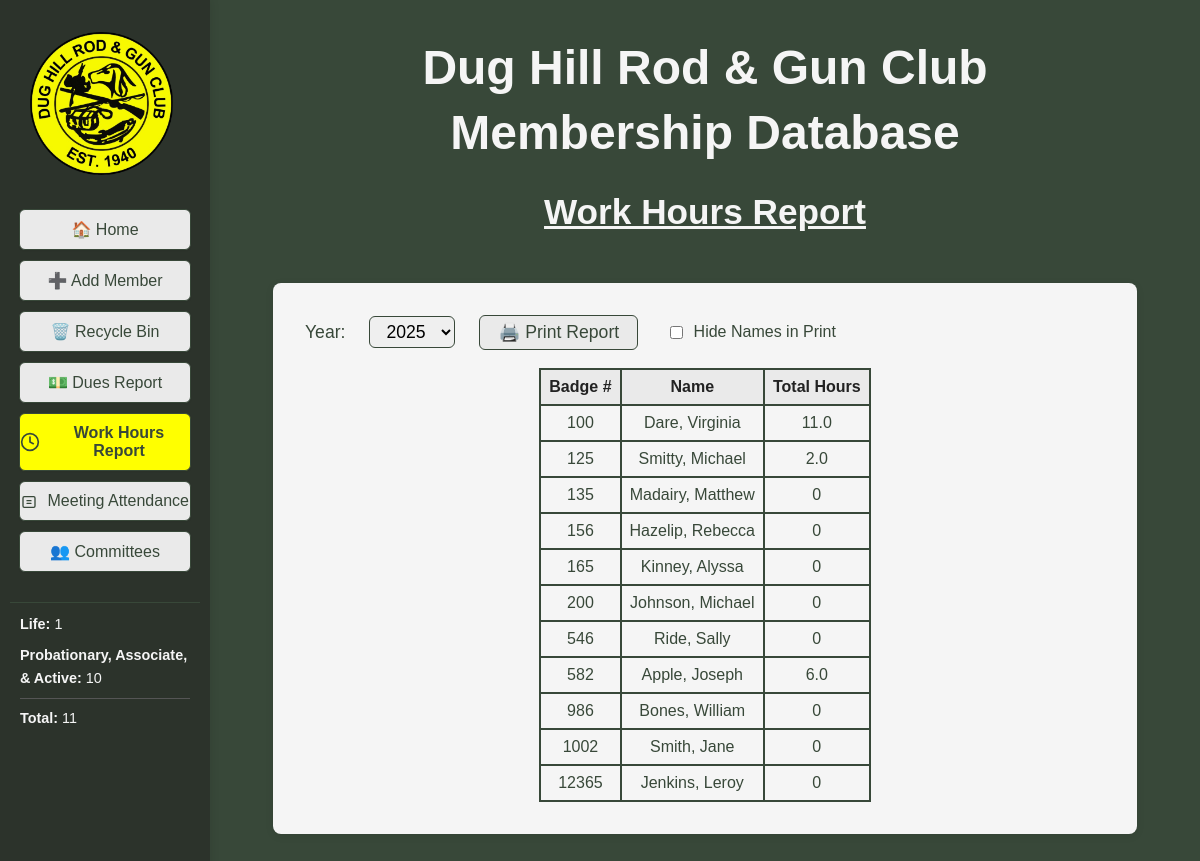
The page /work_hours_report on the database its author committed.
### tables this page shows
CREATE TABLE members (
                id INTEGER PRIMARY KEY AUTOINCREMENT,
                badge_number TEXT,
                membership_type TEXT,
                first_name TEXT,
                last_name TEXT,
                dob TEXT,
                email TEXT,
                phone TEXT,
                address TEXT,
                city TEXT,
                state TEXT,
                zip TEXT,
                join_date TEXT,
                email2 TEXT,
                sponsor TEXT,
                card_internal TEXT,
                card_external TEXT,
                deleted INTEGER DEFAULT 0
            , phone2 TEXT, waiver INTEGER DEFAULT 0, middle_name TEXT DEFAULT '', nickname TEXT DEFAULT '', suffix TEXT DEFAULT '', deleted_on TEXT);

### DH_DB_Webapp/app.py (the view)
@app.route('/work_hours_report')
def work_hours_report():
	year = request.args.get('year')
	if year:
		start_date = f"{year}-01-01"
		end_date = f"{year}-12-31"
	else:
		now = datetime.datetime.now()
		year = now.year
		start_date = f"{year}-01-01"
		end_date = f"{year}-12-31"
	work_hours = database.get_work_hours_report(start_date=start_date, end_date=end_date)
	years = database.get_dues_years()  # reuse dues years for dropdown
	now = datetime.datetime.now()
	member_stats = get_member_stats()
	return render_template('work_hours_report.html', work_hours=work_hours, years=years, selected_year=year, now=now, active_page='work_hours_report', member_stats=member_stats)

### DH_DB_Webapp/app.py (called while the page is built)
def get_member_stats():
	all_members = database.get_all_members()
	life_count = len([m for m in all_members if m['membership_type'] == 'Life'])
	voting_count = len([m for m in all_members if m['membership_type'] in ['Probationary', 'Associate', 'Active']])
	total_count = len(all_members)
	return {
		'life_members': life_count,
		'voting_members': voting_count,
		'total_members': total_count
	}

### DH_DB_Webapp/database.py (called while the page is built)
def get_work_hours_report(start_date=None, end_date=None):
    conn = get_connection()
    c = conn.cursor()
    query = """
        SELECT m.badge_number, m.first_name, m.last_name,
               IFNULL(SUM(w.hours), 0) as total_hours, m.id
        FROM members m
        LEFT JOIN work_hours w ON m.id = w.member_id
        WHERE m.deleted = 0
    """
    params = []
    if start_date:
        query += " AND (w.date >= ? OR w.date IS NULL)"
        params.append(start_date)
    if end_date:
        query += " AND (w.date <= ? OR w.date IS NULL)"
        params.append(end_date)
    query += " GROUP BY m.id ORDER BY CAST(m.badge_number AS INTEGER), m.last_name, m.first_name"
    c.execute(query, params)
    rows = c.fetchall()
    conn.close()
    return rows

def get_dues_years():
    conn = get_connection()
    c = conn.cursor()
    c.execute("SELECT DISTINCT strftime('%Y', payment_date) as year FROM dues ORDER BY year DESC")
    years = [row['year'] for row in c.fetchall() if row['year']]
    conn.close()
    return years

def get_connection():
	conn = sqlite3.connect(DB_NAME)
	conn.row_factory = sqlite3.Row
	return conn

def get_all_members():
	conn = get_connection()
	c = conn.cursor()
	c.execute("SELECT * FROM members WHERE deleted=0 ORDER BY CAST(badge_number AS INTEGER), last_name, first_name")
	rows = c.fetchall()
	conn.close()
	return rows

### DH_DB_Webapp/templates/work_hours_report.html (shortened to what this page needs)
<!DOCTYPE html>
<html>
<head>
</head>
<body style="background-color:#384839; font-family:Arial, Helvetica, sans-serif;">
    <div style="display:flex; flex-direction:column; align-items:center;">
    <div class="side-menu" style="position:fixed; top:0; left:0; height:100vh; width:210px; background-color:#2c332b; display:flex; flex-direction:column; align-items:center; padding-top:120px; z-index:100; box-shadow:2px 0 8px rgba(0,0,0,0.08);">
            <img src="{{ url_for('static', filename='Main_Logo-removebg-preview.png') }}" alt="Main Logo" style="height:143px; margin-top:-88px; margin-left:-8px; margin-bottom:34px;">
            <a href="{{ url_for('index') }}" class="{{ 'active-menu' if active_page == 'home' else '' }}" style="width:170px; display:inline-block; padding:10px 0; margin-bottom:10px; border-radius:6px; border:1px solid #384839; background-color:#eaeaea; color:#384839; text-decoration:none; font-weight:{{ 'bold' if active_page == 'home' else 'normal' }}; font-size:1em; font-family:Arial, Helvetica, sans-serif; box-shadow:0 1px 2px rgba(0,0,0,0.04); text-align:center;">🏠 Home</a>
            <a href="javascript:void(0);" onclick="openModal('addMemberModal')" style="width:170px; display:inline-block; padding:10px 0; margin-bottom:10px; border-radius:6px; border:1px solid #384839; background-color:#eaeaea; color:#384839; text-decoration:none; font-weight:normal; font-size:1em; font-family:Arial, Helvetica, sans-serif; box-shadow:0 1px 2px rgba(0,0,0,0.04); text-align:center;">➕ Add Member</a>
            <a href="{{ url_for('recycle_bin') }}" class="{{ 'active-menu' if active_page == 'recycle_bin' else '' }}" style="width:170px; display:inline-block; padding:10px 0; margin-bottom:10px; border-radius:6px; border:1px solid #384839; background-color:#eaeaea; color:#384839; text-decoration:none; font-weight:{{ 'bold' if active_page == 'recycle_bin' else 'normal' }}; font-size:1em; font-family:Arial, Helvetica, sans-serif; box-shadow:0 1px 2px rgba(0,0,0,0.04); text-align:center;">🗑️ Recycle Bin</a>
            <a href="{{ url_for('dues_report') }}" class="{{ 'active-menu' if active_page == 'dues_report' else '' }}" style="width:170px; display:inline-block; padding:10px 0; margin-bottom:10px; border-radius:6px; border:1px solid #384839; background-color:#eaeaea; color:#384839; text-decoration:none; font-weight:{{ 'bold' if active_page == 'dues_report' else 'normal' }}; font-size:1em; font-family:Arial, Helvetica, sans-serif; box-shadow:0 1px 2px rgba(0,0,0,0.04); text-align:center;">💵 Dues Report</a>
            <a href="{{ url_for('work_hours_report') }}" class="{{ 'active-menu' if active_page == 'work_hours_report' else '' }}" style="width:170px; display:flex; align-items:center; gap:8px; padding:10px 0; margin-bottom:10px; border-radius:6px; border:1px solid #384839; background-color:#eaeaea; color:#384839; text-decoration:none; font-weight:{{ 'bold' if active_page == 'work_hours_report' else 'normal' }}; font-size:1em; font-family:Arial, Helvetica, sans-serif; box-shadow:0 1px 2px rgba(0,0,0,0.04); text-align:center;"><img src="{{ url_for('static', filename='icon_work_hours.svg') }}" alt="Work Hours" style="height:20px; vertical-align:middle;"> Work Hours Report</a>
            <a href="{{ url_for('meeting_attendance_report') }}" class="{{ 'active-menu' if active_page == 'meeting_attendance_report' else '' }}" style="width:170px; display:inline-block; padding:10px 0; margin-bottom:10px; border-radius:6px; border:1px solid #384839; background-color:#eaeaea; color:#384839; text-decoration:none; font-weight:{{ 'bold' if active_page == 'meeting_attendance_report' else 'normal' }}; font-size:1em; font-family:Arial, Helvetica, sans-serif; box-shadow:0 1px 2px rgba(0,0,0,0.04); text-align:center;">
                <img src="{{ url_for('static', filename='icon_attendance.svg') }}" alt="Attendance" style="height:1em; vertical-align:middle; margin-right:6px;"> Meeting Attendance
            </a>
            <a href="{{ url_for('committees') }}" class="{{ 'active-menu' if active_page == 'committees' else '' }}" style="width:170px; display:inline-block; padding:10px 0; margin-bottom:10px; border-radius:6px; border:1px solid #384839; background-color:#eaeaea; color:#384839; text-decoration:none; font-weight:{{ 'bold' if active_page == 'committees' else 'normal' }}; font-size:1em; font-family:Arial, Helvetica, sans-serif; box-shadow:0 1px 2px rgba(0,0,0,0.04); text-align:center;">👥 Committees</a>
            <div style="width:170px; margin-top:20px; padding:10px; border-top:1px solid #384839;">
                <div style="color:#f5f5f5; font-size:0.9em; line-height:1.6; text-align:left;">
                    <div style="margin-bottom:8px;"><strong>Life:</strong> {{ member_stats.life_members }}</div>
                    <div style="margin-bottom:8px;"><strong>Probationary, Associate, & Active:</strong> {{ member_stats.voting_members }}</div>
                    <div style="border-top:1px solid #555; padding-top:8px;"><strong>Total:</strong> {{ member_stats.total_members }}</div>
                </div>
            </div>
        </div>
            </div>
        <div class="main-content" style="flex:1; margin-left:210px; display:flex; flex-direction:column; align-items:center;">
            <div style="display:flex; flex-direction:row; justify-content:center; margin-bottom:20px; width:100%;">
                <div style="text-align:center; width:100%;">
                    <h1 style="margin-bottom:0.2em; color:#f5f5f5; font-size:3em;">Dug Hill Rod & Gun Club</h1>
                    <h1 style="margin-top:0.2em; color:#f5f5f5; font-size:3em;">Membership Database</h1>
                    <h2 style="font-size:2.2em; margin-bottom:0.2em; margin-top:0; text-align:center; color:#f5f5f5; font-family:Arial, Helvetica, sans-serif; font-weight:bold; text-decoration:underline;">Work Hours Report</h2>
                </div>
            </div>
            <div style="background-color:#f5f5f5; border-radius:8px; padding:32px; min-width:400px; min-height:200px; box-shadow:0 2px 8px rgba(0,0,0,0.08); margin-bottom:40px; margin-top:24px; width:100%; max-width:800px;">
                <form method="get" action="{{ url_for('work_hours_report') }}" style="margin-bottom:18px; display:inline-flex; align-items:center; gap:16px;">
                    <label for="year" style="font-size:1.1em; color:#384839; margin-right:8px;">Year:</label>
                    <select name="year" id="year" onchange="this.form.submit()" style="font-size:1.1em; padding:4px 12px; border-radius:6px; border:1px solid #384839;">
                        {% for y in years %}
                        {% if y != 'All' and y != 'all' %}
                        <option value="{{ y }}" {% if selected_year == y %}selected{% endif %}>{{ y }}</option>
                        {% endif %}
                        {% endfor %}
                    </select>
                    <button type="button" class="print-btn" onclick="printReport()" style="padding:6px 18px; font-size:1.1em; border-radius:6px; border:1px solid #384839; background-color:#eaeaea; color:#384839; cursor:pointer; margin-left:8px;">🖨️ Print Report</button>
                    <label class="hide-names-label" style="font-size:1em; color:#384839; margin-left:12px;">
                        <input type="checkbox" id="hideNamesPrint" style="margin-right:6px; vertical-align:middle;" onclick="toggleHideNames()"> Hide Names in Print
                    </label>
                </form>
                <div style="display: flex; justify-content: center; align-items: center; width: 100%;">
                    <table id="workHoursTable" class="print-table" style="width:auto; max-width:700px; border-collapse:collapse; margin-left:auto; margin-right:auto;">
                        <thead>
                        <tr style="background:#eaeaea; color:#222;">
                            <th id="th0" style="padding:8px; border:2px solid #384839; cursor:pointer; text-align:center;" onclick="sortTable(0)">Badge # </th>
                            <th id="th1" class="name-col" style="padding:8px; border:2px solid #384839; cursor:pointer;" onclick="sortTable(1)">Name </th>
                            <th id="th2" style="padding:8px; border:2px solid #384839; cursor:pointer; text-align:center;" onclick="sortTable(2)">Total Hours </th>
                        </tr>
                        </thead>
                        <tbody id="workHoursBody">
                        {% for wh in work_hours %}
                        <tr data-member-id="{{ wh[4] }}" style="cursor:pointer;" onclick="window.location='{{ url_for('member_details', member_id=wh[4]) }}?tab=work_hours'">
                            <td style="padding:8px; border:2px solid #384839; text-align:center; color:#384839;">{{ wh[0] }}</td>
                            <td class="name-col" style="padding:8px; border:2px solid #384839; color:#384839;">{{ wh[2] }}, {{ wh[1] }}</td>
                            <td style="padding:8px; border:2px solid #384839; text-align:center; color:#384839;">{{ wh[3] }}</td>
                        </tr>
                        {% endfor %}
                        </tbody>
                    </table>
                </div>
            </div>
        </div>
</body>
</html>

### DH_DB_Webapp/templates/work_hours_report.html (style rules this page uses)
.active-menu { background-color: rgb(255,255,0) !important; }
body { background-color: #384839; font-family: Arial, Helvetica, sans-serif; }
.main-content { margin-left:210px; display:flex; flex-direction:column; align-items:center; }
table { width:100%; max-width:700px; margin-left:auto; margin-right:auto; border-collapse:collapse; background:#f5f5f5; }
#workHoursTable { width:auto !important; max-width:900px !important; }
th, td { border:2px solid #384839; padding:8px; text-align:center; }
th { background:#eaeaea; color:#222; cursor:pointer; }
.print-btn { margin-left:8px; padding:6px 18px; font-size:1.1em; border-radius:6px; border:1px solid #384839; background-color:#eaeaea; color:#384839; cursor:pointer; }
.hide-names-label { font-size:1em; color:#384839; margin-left:12px; }

### rows shown on the page
members: badge_number "100", last_name "Dare", first_name "Virginia", wh "11.0"
members: badge_number "125", last_name "Smitty", first_name "Michael", wh "2.0"
members: badge_number "135", last_name "Madairy", first_name "Matthew", wh "0"
members: badge_number "156", last_name "Hazelip", first_name "Rebecca", deleted "0"
members: badge_number "165", last_name "Kinney", first_name "Alyssa", wh "0"
members: badge_number "200", last_name "Johnson", first_name "Michael", deleted "0"
members: badge_number "546", last_name "Ride", first_name "Sally", deleted "0"
members: badge_number "582", last_name "Apple", first_name "Joseph", wh "6.0"
members: badge_number "986", last_name "Bones", first_name "William", deleted "0"
members: badge_number "1002", last_name "Smith", first_name "Jane", deleted "0"
members: badge_number "12365", last_name "Jenkins", first_name "Leroy", wh "0"

### other values the page prints
{{ member_stats.life_members }} "1"
{{ member_stats.voting_members }} "10"
{{ member_stats.total_members }} "11"
form field year "2025"
